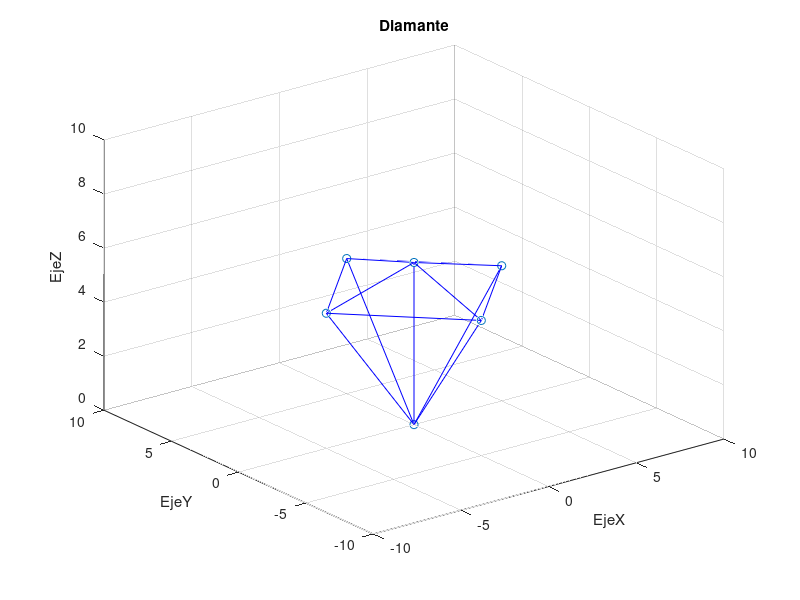

Source code (MATLAB):
%Programa que dibuja una especie de diamante en 3D
%Version Nov2021
%son 6 puntos a conectar, la matriz es:
x=[5,0,-5, 0,0,0];
y=[0,5, 0,-5,0,0];
z=[5,5, 5, 5,6,0];
 plot3(x,y,z,'o') %plotea los puntos
 axis([-10,10,-10,10,0,10])
 grid on
 xlabel('EjeX'), ylabel('EjeY'), zlabel('EjeZ')
 title('Diamante')
 hold on
 pause(6)
xd=[x(6) x(6) x(6) x(6) x(6);x(1) x(2) x(3) x(4) x(5)];
yd=[y(6) y(6) y(6) y(6) y(6);y(1) y(2) y(3) y(4) y(5)];
zd=[z(6) z(6) z(6) z(6) z(6);z(1) z(2) z(3) z(4) z(5)];
plot3(xd,yd,zd,'b') %conecta el nodo 6 con el 1,2,3,4 y 5
pause(2)
xd1=[x(5) x(5) x(5) x(5); x(1) x(2) x(3) x(4)];
yd1=[y(5) y(5) y(5) y(5); y(1) y(2) y(3) y(4)];
zd1=[z(5) z(5) z(5) z(5); z(1) z(2) z(3) z(4)];
plot3(xd1,yd1,zd1,'b')%conecta el nodo 5 con el 1,2,3 y 4
pause(2)
xd2=[x(1) x(1); x(2) x(4)];
yd2=[y(1) y(1); y(2) y(4)];
zd2=[z(1) z(1); z(2) z(4)];
plot3(xd2,yd2,zd2,'b') %conecta el nodo 1 con el 2 y 4
pause(2)
xd3=[x(3) x(3); x(2) x(4)];
yd3=[y(3) y(3); y(2) y(4)];
zd3=[z(3) z(3); z(2) z(4)];
plot3(xd3,yd3,zd3,'b')%conecta el nodo 3 con el 2 y 4
hold off
